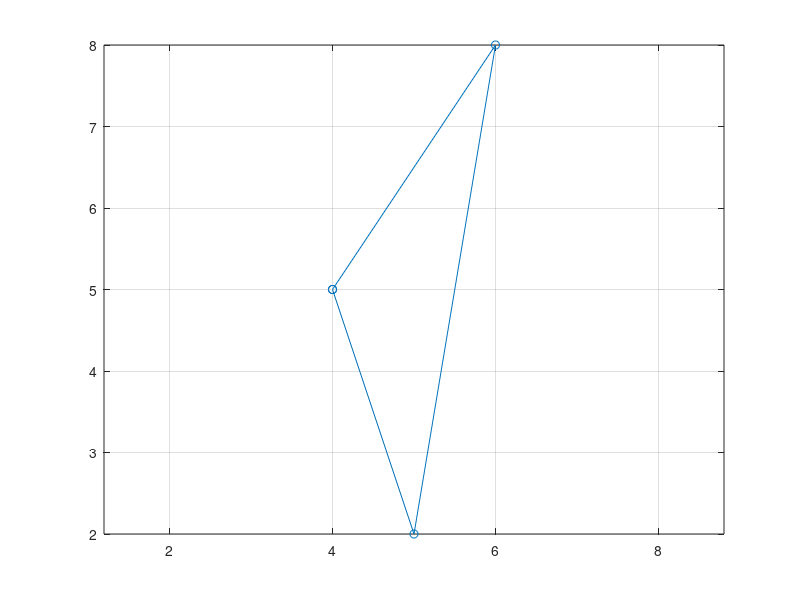

The MATLAB source for this figure:
%given n coordinates, find if the points are clockwise or counter-clockwise

clear;
close all;
clc;

points =    [4 5 0;
            6 8 0;
            5 2 0];
        
num_of_points = size(points,1);

angles = zeros(1,num_of_points);

for i=1:num_of_points
   index1 = i;
   index2 = mod(i+1,num_of_points);
   if index2==0 
       index2=3;
   end
   index3 = mod(i+2,num_of_points);
   if index3==0 
       index3=3;
   end
   point1 = points(index1 , :); 
   point2 = points(index2 , :);
   point3 = points(index3 , :);
   vec1 = point2-point1;
   vec2 = point3-point1;
   unit_vec1 = vec1/norm(vec1);
   unit_vec2 = vec2/norm(vec2);
   vec3 = cross(unit_vec1, unit_vec2);
   norm_vec3_with_sign = vec3(3);
   current_angle = asind(norm_vec3_with_sign);
   angles(i) = current_angle;
end

abs_angles = abs(angles)
sum_abs_angles = sum(abs_angles)

% angles
% sum_angles = sum(angles)

points_x = points(: , 1);
points_y = points(: , 2);

points_x_full = [points_x ; points_x(1)];
points_y_full = [points_y ; points_y(1)];

plot(points_x_full, points_y_full);
hold on;
scatter(points_x_full,points_y_full);
grid on;
axis equal;